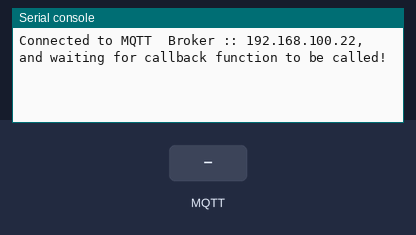
Simulated run of this program. Board: ESP32 board running MicroPython. Shown: the last lines printed to the serial console. The inputs (shaded band) are chosen by the test bench. No MQTT or app messages arrive unless stated; the clock reads 2024-03-15 10:24:30 at power-on unless the program sets it.

Above: at 1.3 s.
1.4 s: MQTT message "1" arrives on the first subscribed topic
At 2.9 s:
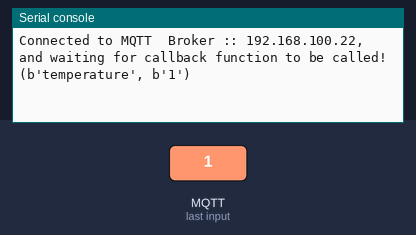
3.6 s: MQTT message "on" arrives on the first subscribed topic
At 5.3 s:
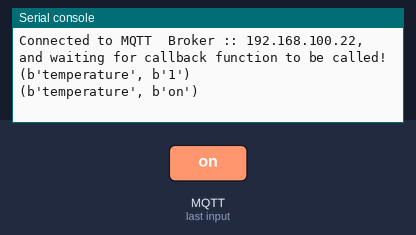
5.6 s: MQTT message "off" arrives on the first subscribed topic
At 7.2 s:
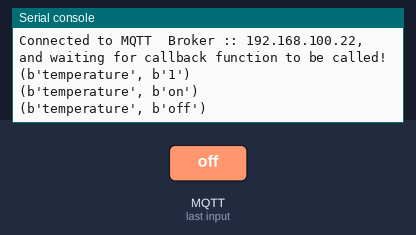

Measured:
- after the input at 1.4 s, the serial console: prints a new line after 0.75 s (image 1)
- after the input at 3.6 s, the serial console: prints a new line after 0.55 s (image 2)
- after the input at 5.6 s, the serial console: prints a new line after 0.55 s (image 3)

The program:

subscriber.py
```python
import time
import ubinascii
from umqtt.simple import MQTTClient
import machine

# Default MQTT MQTT_BROKER to connect to
MQTT_BROKER = "192.168.100.22"
CLIENT_ID = ubinascii.hexlify(machine.unique_id())
TOPIC = b"temperature"

# Ping the MQTT broker since we are not publishing any message
last_ping = time.time()
ping_interval = 60

# Received messages from subscriptions will be delivered to this callback
def sub_cb(topic, msg):
    print((topic, msg))


def reset():
    print("Resetting...")
    time.sleep(5)
    machine.reset()

def main():
    mqttClient = MQTTClient(CLIENT_ID, MQTT_BROKER, keepalive=60)
    mqttClient.set_callback(sub_cb)
    mqttClient.connect()
    mqttClient.subscribe(TOPIC)
    print(f"Connected to MQTT  Broker :: {MQTT_BROKER}, and waiting for callback function to be called!")
    while True:
        if False:
            # Blocking wait for message
            mqttClient.wait_msg()
        else:
            # Non-blocking wait for message
            mqttClient.check_msg()
            # Then need to sleep to avoid 100% CPU usage (in a real
            # app other useful actions would be performed instead)
            global last_ping
            if (time.time() - last_ping) >= ping_interval:
                mqttClient.ping()
                last_ping = time.time()
                now = time.localtime()
                print(f"Pinging MQTT Broker, last ping :: {now[0]}/{now[1]}/{now[2]} {now[3]}:{now[4]}:{now[5]}")
            time.sleep(1)

    print("Disconnecting...")
    mqttClient.disconnect()


if __name__ == "__main__":
    try:
        main()
    except OSError as e:
        print("Error: " + str(e))
        reset()
```
